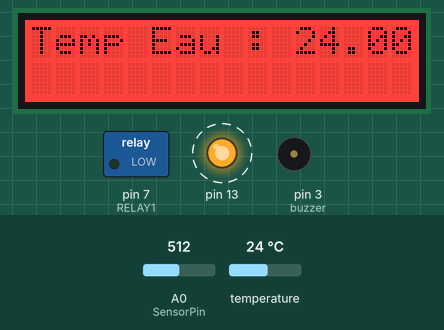
Simulated run of this sketch. Board: Arduino Uno, built with avr-gcc and run on an emulated ATmega328P. Parts: 16×2 character LCD, switched loads named in the sketch (green lamp = pin HIGH), output pins drawn as LEDs (lit = HIGH), buzzer (waves = sounding, pin HIGH). Dashed ring = blinking. The test bench sets the inputs (shaded band); at power-on: temperature 24 °C, A0 (SensorPin) = 512. What the sketch prints to the serial monitor is not drawn.

Above: at 1.2 s.
1.3 s: temperature set to 10.4 °C
At 4.0 s:
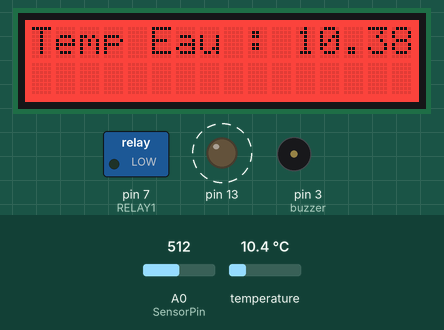
7.1 s: temperature set to 9.5 °C
At 9.0 s:
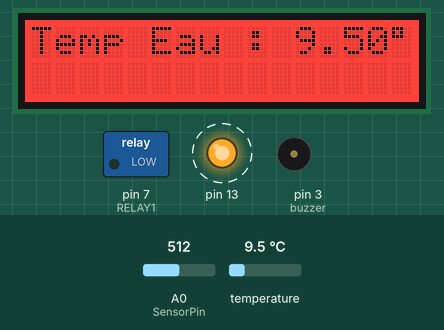
12.5 s: A0 (SensorPin) set to 477
15.1 s: A0 (SensorPin) set to 451
At 16.2 s:
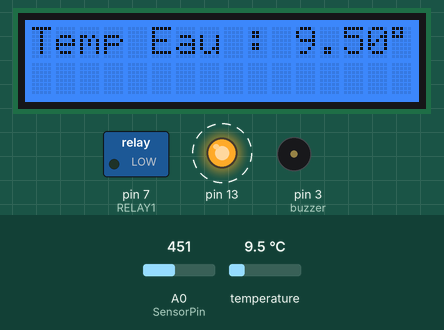
20.9 s: temperature set to 33 °C
At 21.9 s:
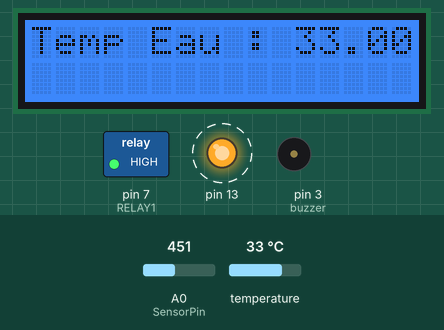
24.5 s: A0 (SensorPin) set to 511
At 25.6 s:
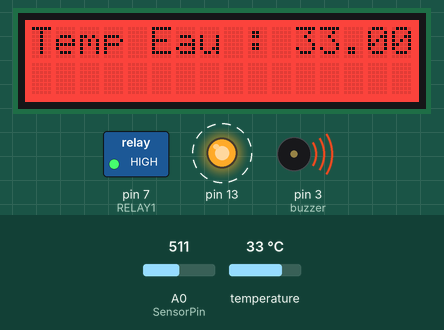
Timing chart, 0 to 31.2 s (numbered marks = the images above; inputs shaded):
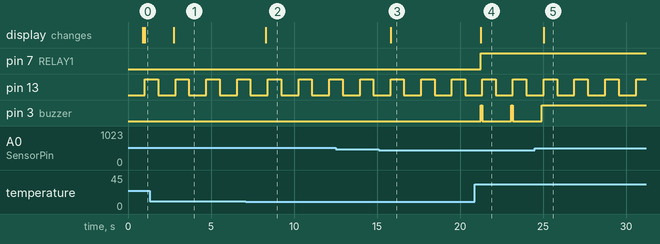

Measured:
- the behaviour switches between 10 and 9.9 °C on temperature (found by bisection; images 1 and 2)
- the behaviour switches between 469 and 468 on A0 (SensorPin) (found by bisection; images 2 and 3)
- after the input at 1.3 s, the display: changes after 1.5 s (image 1)
- after the input at 7.1 s, the display: changes after 1.2 s (image 2)
- after the input at 15.1 s, the display: changes after 0.72 s (image 3)
- after the input at 20.9 s, pin 7 (RELAY1): LOW → HIGH after 0.34 s; pin 3 (buzzer): alternates HIGH for 0.10 s and LOW for 1.7 s, starting after 0.34 s; the display: changes after 0.34 s (image 4)
- after the input at 24.5 s, pin 3 (buzzer): goes on until 24.9 s, then stays HIGH; the display: changes after 0.54 s (image 5)
- by itself, pin 13: alternates HIGH for 0.80 s and LOW for 1.1 s

The sketch:

test-lcd-complet-couleur.ino
```cpp
#include <OneWire.h>
#include "rgb_lcd.h"

const int pinTempEau = 2;
const int buzzer = 3; //buzzer to arduino pin 3

rgb_lcd lcd;

const int colorR = 0;
const int colorG = 100;
const int colorB = 255;

//Partie temp
#define RELAY1  7
const float TMin =25;
const float TMax =28;
//Partie Ph
const float PhMin =5;
const float PhMax = 8;


#define SensorPin A0
unsigned long int avgValue;  //Store the average value of the sensor feedback
float b;
int buf[10],temp;
//partie Temp
// Initialisation du OneWire
OneWire ds(pinTempEau);

// Récupération de la température eau
boolean getTemperatureEau(float *temp) {
  byte data[9], addr[8];

  if (!ds.search(addr)) { // Recherche un module 1-Wire
    ds.reset_search();    // Réinitialise la recherche de module
    return false;         // Retourne une erreur
  }
  if (OneWire::crc8(addr, 7) != addr[7]) // Vérifie que l'adresse a été correctement reçue
    return false;                        // Si le message est corrompu on retourne une erreur
  if (addr[0] != 0x28) // Vérifie qu'il s'agit bien d'un DS18B20
    return false;         // Si ce n'est pas le cas on retourne une erreur
  ds.reset();             // On reset le bus 1-Wire
  ds.select(addr);        // On sélectionne le DS18B20
  ds.write(0x44, 1);      // On lance une prise de mesure de température
  delay(800);             // Et on attend la fin de la mesure
  ds.reset();             // On reset le bus 1-Wire
  ds.select(addr);        // On sélectionne le DS18B20
  ds.write(0xBE);         // On envoie une demande de lecture du scratchpad

  for (byte i = 0; i < 9; i++) // On lit le scratchpad
  data[i] = ds.read();       // Et on stock les octets reçus
  // Calcul de la température en degré Celsius
  *temp = ((data[1] << 8) | data[0]) * 0.0625;
  ds.reset_search();
  // Pas d'erreur
  return true;
}
void setup() {
  pinMode(buzzer, OUTPUT);
  pinMode(13,OUTPUT);
  pinMode(RELAY1, OUTPUT);
  Serial.begin(9600);
  //Serial.println("Ready");
  //Test the serial monitor
  //partie lcd
  lcd.begin(16, 2);
  lcd.setRGB(colorR, colorG, colorB);
}
void loop(){

 float tempEau;
 if (getTemperatureEau(&tempEau)){

    // Affiche la température
    if (TMin<tempEau && TMax>tempEau){
      lcd.setCursor(0,0);
      lcd.print("Temp Eau : ");
      lcd.print(tempEau);
      lcd.print((char)223);
      lcd.write('C');
      digitalWrite(buzzer, LOW);
      digitalWrite(RELAY1,1);
      }
    else if (TMin>tempEau){
      lcd.setCursor(0,0);
      lcd.print("Temp Eau : ");
      lcd.print(tempEau);
      lcd.print((char)223);
      lcd.write('C');
      digitalWrite(buzzer, LOW);
      digitalWrite(RELAY1,0);
                                    // ajouter code thermoplongeur


    }
     else if (TMax<tempEau){     // temp trop élevéé
      lcd.setCursor(0,0);
      lcd.print("Temp Eau : ");
      lcd.print(tempEau);
      lcd.print((char)223);
      lcd.write('C');
      digitalWrite(buzzer, HIGH);
      digitalWrite(RELAY1,1);
    }

    for(int i=0;i<10;i++)       //Get 10 sample value from the sensor for smooth the value
    {
    buf[i]=analogRead(SensorPin);
    delay(10);
    }
    for(int i=0;i<9;i++)        //sort the analog from small to large
   {
    for(int j=i+1;j<10;j++)
    {
      if(buf[i]>buf[j])
      {
         temp=buf[i];
         buf[i]=buf[j];
         buf[j]=temp;
       }
     }
    }
  avgValue=0;
  for(int i=2;i<8;i++){                      //take the average value of 6 center sample
    avgValue+=buf[i];
  }
  float phValue=(float)avgValue*5.0/1024/6; //conversion analog -> milivolt
  phValue=3.5*phValue;                      //conversion millivolt -> valeur Ph

  if (PhMin<phValue && PhMax>phValue){
    const int colorR = 0;
    const int colorG = 100;
    const int colorB = 255;
    lcd.setRGB(colorR, colorG, colorB);
    digitalWrite(buzzer, LOW);// arreter buzzer
    rgb_lcd lcd;
    lcd.setCursor(0,1);
    lcd.print("Ph:");
    lcd.print(phValue);
    digitalWrite(13, HIGH);
    delay(800);
    digitalWrite(13, LOW);
    }

  else{
    const int colorR = 255;
    const int colorG = 10;
    const int colorB = 0;
    lcd.setRGB(colorR, colorG, colorB);
    //digitalWrite(buzzer, HIGH);// activer le buzzer
    delay(10);// Attendre 10ms
    rgb_lcd lcd;
    lcd.setCursor(0,1);
    lcd.print("Ph:");
    lcd.print(phValue);
    digitalWrite(13, HIGH);
    delay(800);
    digitalWrite(13, LOW);
    }
    Serial.print(tempEau);
    Serial.print(",");
    Serial.print(phValue);
    Serial.print("\n");
  delay(100);

}
}
```
